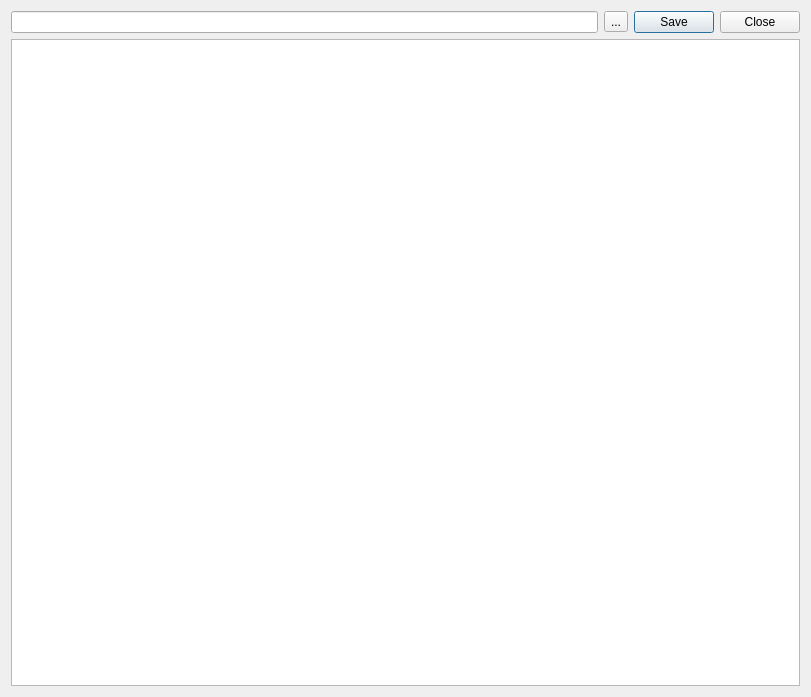
<?xml version="1.0" encoding="UTF-8"?>
<ui version="4.0">
 <class>textEditor</class>
 <widget class="QDialog" name="textEditor">
  <property name="geometry">
   <rect>
    <x>0</x>
    <y>0</y>
    <width>811</width>
    <height>697</height>
   </rect>
  </property>
  <property name="font">
   <font>
    <family>Segoe UI</family>
    <pointsize>9</pointsize>
   </font>
  </property>
  <property name="windowTitle">
   <string>Text Editor</string>
  </property>
  <layout class="QGridLayout" name="gridLayout">
   <item row="0" column="2">
    <widget class="QPushButton" name="savefile">
     <property name="text">
      <string>Save</string>
     </property>
    </widget>
   </item>
   <item row="0" column="3">
    <widget class="QPushButton" name="close">
     <property name="font">
      <font>
       <family>Segoe UI</family>
       <pointsize>9</pointsize>
      </font>
     </property>
     <property name="text">
      <string>Close</string>
     </property>
    </widget>
   </item>
   <item row="0" column="1">
    <widget class="QToolButton" name="browsedata">
     <property name="text">
      <string>...</string>
     </property>
    </widget>
   </item>
   <item row="0" column="0">
    <widget class="QLineEdit" name="datapath"/>
   </item>
   <item row="1" column="0" colspan="4">
    <widget class="QTextEdit" name="textEdit"/>
   </item>
  </layout>
 </widget>
 <resources/>
 <connections/>
</ui>
